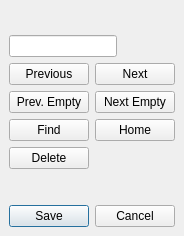
<ui version="4.0" >
 <class>GlyphEditorDialog</class>
 <widget class="QDialog" name="GlyphEditorDialog" >
  <property name="geometry" >
   <rect>
    <x>0</x>
    <y>0</y>
    <width>176</width>
    <height>236</height>
   </rect>
  </property>
  <property name="windowTitle" >
   <string>Glyph Editor</string>
  </property>
  <layout class="QVBoxLayout" >
   <property name="margin" >
    <number>9</number>
   </property>
   <property name="spacing" >
    <number>6</number>
   </property>
   <item>
    <layout class="QHBoxLayout" >
     <property name="margin" >
      <number>0</number>
     </property>
     <property name="spacing" >
      <number>6</number>
     </property>
     <item>
      <widget class="QFrame" name="frame" >
       <property name="sizePolicy" >
        <sizepolicy>
         <hsizetype>0</hsizetype>
         <vsizetype>0</vsizetype>
         <horstretch>0</horstretch>
         <verstretch>0</verstretch>
        </sizepolicy>
       </property>
       <property name="palette" >
        <palette>
         <active>
          <colorrole role="Base" >
           <brush brushstyle="SolidPattern" >
            <color alpha="255" >
             <red>255</red>
             <green>255</green>
             <blue>255</blue>
            </color>
           </brush>
          </colorrole>
          <colorrole role="Window" >
           <brush brushstyle="SolidPattern" >
            <color alpha="255" >
             <red>0</red>
             <green>0</green>
             <blue>0</blue>
            </color>
           </brush>
          </colorrole>
         </active>
         <inactive>
          <colorrole role="Base" >
           <brush brushstyle="SolidPattern" >
            <color alpha="255" >
             <red>255</red>
             <green>255</green>
             <blue>255</blue>
            </color>
           </brush>
          </colorrole>
          <colorrole role="Window" >
           <brush brushstyle="SolidPattern" >
            <color alpha="255" >
             <red>0</red>
             <green>0</green>
             <blue>0</blue>
            </color>
           </brush>
          </colorrole>
         </inactive>
         <disabled>
          <colorrole role="Base" >
           <brush brushstyle="SolidPattern" >
            <color alpha="255" >
             <red>0</red>
             <green>0</green>
             <blue>0</blue>
            </color>
           </brush>
          </colorrole>
          <colorrole role="Window" >
           <brush brushstyle="SolidPattern" >
            <color alpha="255" >
             <red>0</red>
             <green>0</green>
             <blue>0</blue>
            </color>
           </brush>
          </colorrole>
         </disabled>
        </palette>
       </property>
       <property name="autoFillBackground" >
        <bool>true</bool>
       </property>
       <property name="frameShape" >
        <enum>QFrame::Box</enum>
       </property>
      </widget>
     </item>
     <item>
      <spacer>
       <property name="orientation" >
        <enum>Qt::Horizontal</enum>
       </property>
       <property name="sizeHint" >
        <size>
         <width>40</width>
         <height>20</height>
        </size>
       </property>
      </spacer>
     </item>
    </layout>
   </item>
   <item>
    <layout class="QHBoxLayout" >
     <property name="margin" >
      <number>0</number>
     </property>
     <property name="spacing" >
      <number>6</number>
     </property>
     <item>
      <widget class="QLineEdit" name="lineEdit" />
     </item>
     <item>
      <spacer>
       <property name="orientation" >
        <enum>Qt::Horizontal</enum>
       </property>
       <property name="sizeHint" >
        <size>
         <width>40</width>
         <height>20</height>
        </size>
       </property>
      </spacer>
     </item>
    </layout>
   </item>
   <item>
    <layout class="QHBoxLayout" >
     <property name="margin" >
      <number>0</number>
     </property>
     <property name="spacing" >
      <number>6</number>
     </property>
     <item>
      <layout class="QGridLayout" >
       <property name="margin" >
        <number>0</number>
       </property>
       <property name="spacing" >
        <number>6</number>
       </property>
       <item row="1" column="0" >
        <widget class="QPushButton" name="prevEmptyButton" >
         <property name="text" >
          <string>Prev. Empty</string>
         </property>
        </widget>
       </item>
       <item row="2" column="1" >
        <widget class="QPushButton" name="homeButton" >
         <property name="text" >
          <string>Home</string>
         </property>
        </widget>
       </item>
       <item row="0" column="1" >
        <widget class="QPushButton" name="nextButton" >
         <property name="text" >
          <string>Next</string>
         </property>
        </widget>
       </item>
       <item row="2" column="0" >
        <widget class="QPushButton" name="findButton" >
         <property name="text" >
          <string>Find</string>
         </property>
        </widget>
       </item>
       <item row="0" column="0" >
        <widget class="QPushButton" name="previousButton" >
         <property name="text" >
          <string>Previous</string>
         </property>
        </widget>
       </item>
       <item row="1" column="1" >
        <widget class="QPushButton" name="nextEmptyButton" >
         <property name="text" >
          <string>Next Empty</string>
         </property>
        </widget>
       </item>
       <item row="3" column="0" >
        <widget class="QPushButton" name="deleteButton" >
         <property name="text" >
          <string>Delete</string>
         </property>
        </widget>
       </item>
      </layout>
     </item>
     <item>
      <spacer>
       <property name="orientation" >
        <enum>Qt::Horizontal</enum>
       </property>
       <property name="sizeHint" >
        <size>
         <width>40</width>
         <height>20</height>
        </size>
       </property>
      </spacer>
     </item>
    </layout>
   </item>
   <item>
    <spacer>
     <property name="orientation" >
      <enum>Qt::Vertical</enum>
     </property>
     <property name="sizeType" >
      <enum>QSizePolicy::MinimumExpanding</enum>
     </property>
     <property name="sizeHint" >
      <size>
       <width>20</width>
       <height>16</height>
      </size>
     </property>
    </spacer>
   </item>
   <item>
    <widget class="QDialogButtonBox" name="buttonBox" >
     <property name="orientation" >
      <enum>Qt::Horizontal</enum>
     </property>
     <property name="standardButtons" >
      <set>QDialogButtonBox::Cancel|QDialogButtonBox::NoButton|QDialogButtonBox::Save</set>
     </property>
    </widget>
   </item>
  </layout>
 </widget>
 <tabstops>
  <tabstop>lineEdit</tabstop>
  <tabstop>previousButton</tabstop>
  <tabstop>nextButton</tabstop>
  <tabstop>prevEmptyButton</tabstop>
  <tabstop>nextEmptyButton</tabstop>
  <tabstop>findButton</tabstop>
  <tabstop>homeButton</tabstop>
  <tabstop>deleteButton</tabstop>
  <tabstop>buttonBox</tabstop>
 </tabstops>
 <resources/>
 <connections>
  <connection>
   <sender>buttonBox</sender>
   <signal>rejected()</signal>
   <receiver>GlyphEditorDialog</receiver>
   <slot>reject()</slot>
   <hints>
    <hint type="sourcelabel" >
     <x>316</x>
     <y>260</y>
    </hint>
    <hint type="destinationlabel" >
     <x>286</x>
     <y>274</y>
    </hint>
   </hints>
  </connection>
 </connections>
</ui>
